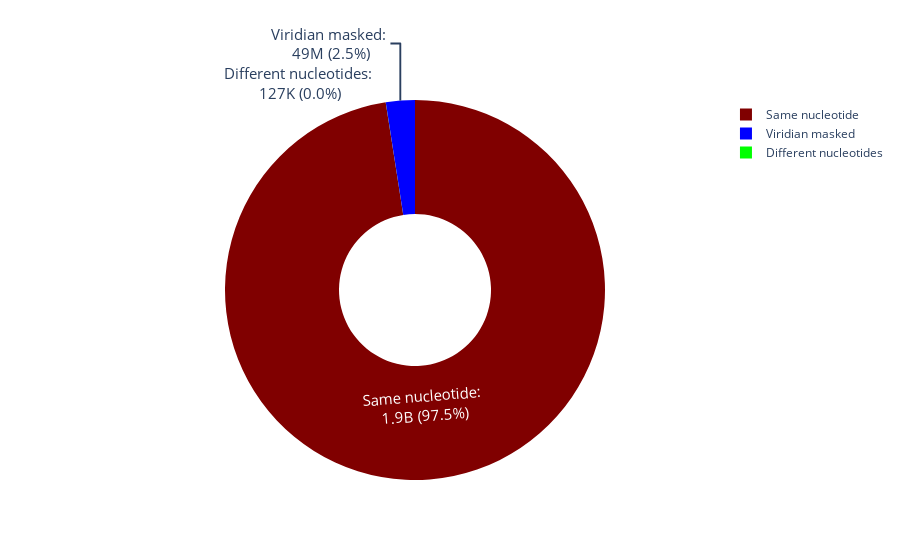

Notebook code cell kept with this figure:
### Code cell
import plotly.graph_objects as go

fig = go.Figure(go.Pie(labels=df_all_plot['Category'], values=df_all_plot['Percentage'], hole=0.4,
                       text=df_all_plot['Category']+': <br>' + df_all_plot['Raw_number'].astype(str),
                       textinfo='percent+text',
                       marker={'colors': colors},
                       hovertemplate='%{label}<br>Current percentage: %{percent:.1%}<br>: %{text}',
                       textfont={'size': 15},
                       texttemplate='%{text} (%{percent:.1%})'  # 设置文本显示的格式
                      ))

# Add titles for subplots

fig.show()

### Figure 1 — Plotly figure (JSON) as saved in the notebook; plotly's stock layout.template omitted (floating-point values rounded to 4 significant figures)
{"data": [{"hole": 0.4, "hovertemplate": "%{label}<br>Current percentage: %{percent:.1%}<br>: %{text}", "labels": ["Same nucleotide", "Different nucleotides", "Viridian masked"], "marker": {"colors": ["rgb(128, 0, 0)", "rgb(0, 255, 0)", "rgb(0, 0, 255)"]}, "text": ["Same nucleotide: <br>1.9B", "Different nucleotides: <br>127K", "Viridian masked: <br>49M"], "textfont": {"size": 15}, "textinfo": "percent+text", "texttemplate": "%{text} (%{percent:.1%})", "type": "pie", "values": [97.53, 0.006, 2.463]}], "layout": {}}
